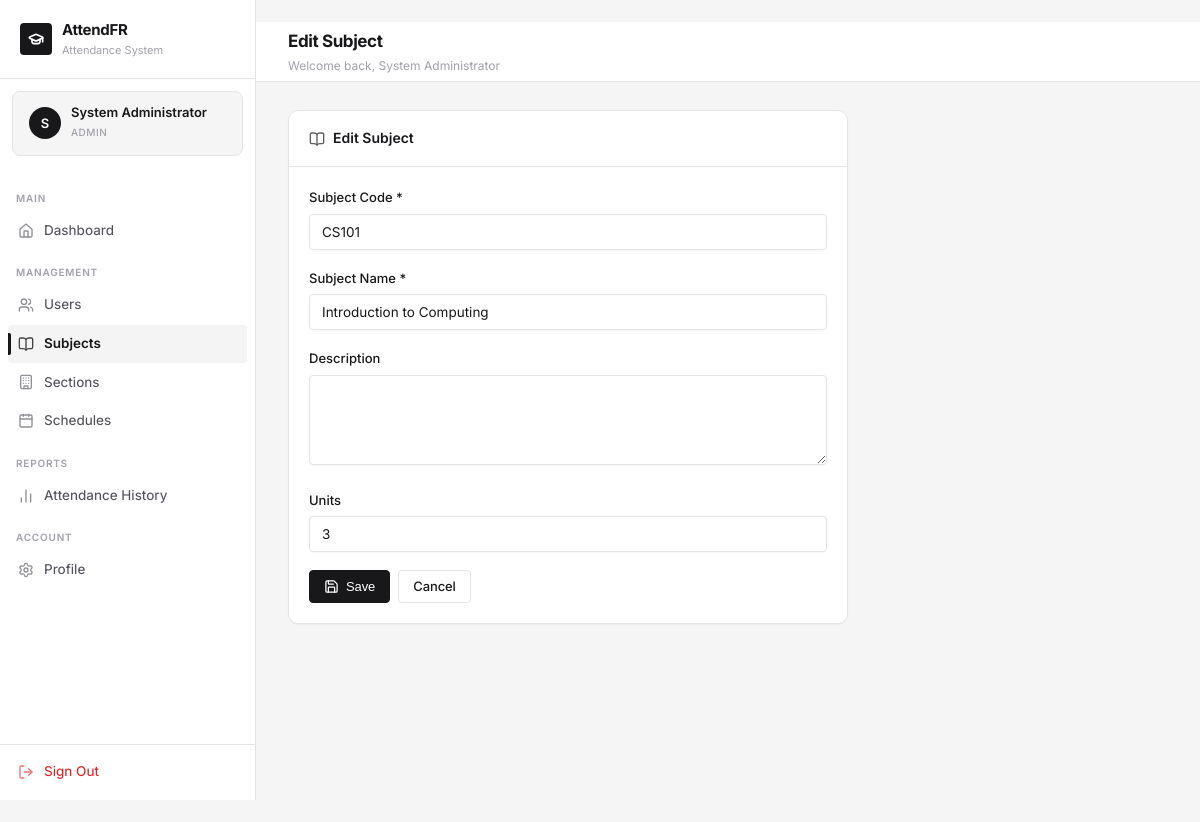
/subjects/1/edit/ (signed in), run on the app's committed database.
### accounts/models.py (models this page shows, shortened)
class CustomUser(AbstractUser):
    ROLE_CHOICES = (
        ('admin', 'Admin'),
        ('teacher', 'Teacher'),
        ('student', 'Student'),
    )
    role = models.CharField(max_length=10, choices=ROLE_CHOICES, default='student')
    profile_image = models.ImageField(upload_to='profiles/', blank=True, null=True)
    phone = models.CharField(max_length=20, blank=True)
    class Meta:
        verbose_name = 'User'
        verbose_name_plural = 'Users'

### core/models.py (models this page shows, shortened)
class Subject(models.Model):
    name = models.CharField(max_length=150)
    code = models.CharField(max_length=20, unique=True)
    description = models.TextField(blank=True)
    units = models.PositiveSmallIntegerField(default=3)
    created_at = models.DateTimeField(auto_now_add=True)
    class Meta:
        ordering = ['code']
        verbose_name = 'Subject'
        verbose_name_plural = 'Subjects'

### core/views.py (the view)
# urls.py: path('subjects/<int:pk>/edit/', views.subject_edit, name='subject_edit'),
@login_required
@admin_required
def subject_edit(request, pk):
    subject = get_object_or_404(Subject, pk=pk)
    form = SubjectForm(request.POST or None, instance=subject)
    if request.method == 'POST' and form.is_valid():
        form.save()
        messages.success(request, 'Subject updated.')
        return redirect('subject_list')
    return render(request, 'core/subject_form.html', {'form': form, 'title': 'Edit Subject', 'subject': subject})

### core/forms.py
class SubjectForm(forms.ModelForm):
    class Meta:
        model = Subject
        fields = ['code', 'name', 'description', 'units']
        widgets = {
            'code': forms.TextInput(attrs={'class': 'form-control'}),
            'name': forms.TextInput(attrs={'class': 'form-control'}),
            'description': forms.Textarea(attrs={'class': 'form-control', 'rows': 3}),
            'units': forms.NumberInput(attrs={'class': 'form-control'}),
        }

### templates/core/subject_form.html (shortened to what this page needs)
{% extends 'base.html' %}
{% block page_title %}{{ title }}{% endblock %}
{% block content %}
<div class="card" style="max-width:560px;">
  <div class="card-header"><span class="card-title"><i data-lucide="book-open"></i> {{ title }}</span></div>
  <div class="card-body">
    <form method="post">
      <div class="form-group">
        <label class="form-label">Subject Code *</label>
        {{ form.code }}
      </div>
      <div class="form-group">
        <label class="form-label">Subject Name *</label>
        {{ form.name }}
      </div>
      <div class="form-group">
        <label class="form-label">Description</label>
        {{ form.description }}
      </div>
      <div class="form-group">
        <label class="form-label">Units</label>
        {{ form.units }}
      </div>
      <div class="flex gap-1 mt-2">
        <button type="submit" class="btn btn-primary"><i data-lucide="save"></i> Save</button>
        <a href="{% url 'subject_list' %}" class="btn btn-outline">Cancel</a>
      </div>
    </form>
  </div>
</div>
{% endblock %}

### templates/base.html (shortened to what this page needs)
{% load static %}
<!DOCTYPE html>
<html lang="en">
<head>
  <link rel="stylesheet" href="{% static 'css/style.css' %}">
</head>
<body>
{% if user.is_authenticated %}
<div class="app-layout">
  <aside class="sidebar" id="sidebar">
    <div class="sidebar-logo">
      <div class="sidebar-logo-icon"><i data-lucide="graduation-cap"></i></div>
      <div class="sidebar-logo-text">
        <h2>AttendFR</h2>
        <p>Attendance System</p>
      </div>
    </div>
    <div class="sidebar-user">
      {% if user.profile_image %}
        <img src="{{ user.profile_image.url }}" class="sidebar-user-avatar" alt="{{ user.username }}">
      {% else %}
        <div class="sidebar-user-avatar">{{ user.first_name|first|default:user.username|first|upper }}</div>
      {% endif %}
      <div class="sidebar-user-info">
        <div class="name">{{ user.get_full_name|default:user.username }}</div>
        <span class="role-badge {{ user.role }}">{{ user.get_role_display }}</span>
      </div>
    </div>
    <nav class="sidebar-nav">
      <div class="nav-section-label">Main</div>
      <a href="{% url 'dashboard' %}" class="nav-item {% if request.resolver_match.url_name == 'dashboard' %}active{% endif %}">
        <span class="icon"><i data-lucide="home"></i></span> Dashboard
      </a>
      {% if user.role == 'admin' %}
      <div class="nav-section-label">Management</div>
      <a href="{% url 'user_list' %}" class="nav-item {% if 'user' in request.resolver_match.url_name %}active{% endif %}">
        <span class="icon"><i data-lucide="users"></i></span> Users
      </a>
      <a href="{% url 'subject_list' %}" class="nav-item {% if 'subject' in request.resolver_match.url_name %}active{% endif %}">
        <span class="icon"><i data-lucide="book-open"></i></span> Subjects
      </a>
      <a href="{% url 'section_list' %}" class="nav-item {% if 'section' in request.resolver_match.url_name %}active{% endif %}">
        <span class="icon"><i data-lucide="building"></i></span> Sections
      </a>
      <a href="{% url 'schedule_list' %}" class="nav-item {% if 'schedule' in request.resolver_match.url_name %}active{% endif %}">
        <span class="icon"><i data-lucide="calendar"></i></span> Schedules
      </a>
      <div class="nav-section-label">Reports</div>
      <a href="{% url 'attendance_history' %}" class="nav-item {% if 'history' in request.resolver_match.url_name %}active{% endif %}">
        <span class="icon"><i data-lucide="bar-chart-2"></i></span> Attendance History
      </a>
      {% elif user.role == 'teacher' %}
      <div class="nav-section-label">Teaching</div>
      <a href="{% url 'attendance_history' %}" class="nav-item {% if 'history' in request.resolver_match.url_name %}active{% endif %}">
        <span class="icon"><i data-lucide="bar-chart-2"></i></span> My Sessions
      </a>
      {% endif %}
      <div class="nav-section-label">Account</div>
      <a href="{% url 'profile' %}" class="nav-item {% if request.resolver_match.url_name == 'profile' %}active{% endif %}">
        <span class="icon"><i data-lucide="settings"></i></span> Profile
      </a>
    </nav>
    <div class="sidebar-footer">
      <a href="{% url 'logout' %}" class="nav-item" style="color: var(--danger);">
        <span class="icon"><i data-lucide="log-out"></i></span> Sign Out
      </a>
    </div>
  </aside>
  <main class="main-content">
    <header class="top-header">
      <div class="header-title">
        <h1>{% block page_title %}Dashboard{% endblock %}</h1>
        {% block page_subtitle %}<p>Welcome back, {{ user.get_full_name|default:user.username }}</p>{% endblock %}
      </div>
    </header>
    <div class="page-content">
      {% block content %}{% endblock %}
    </div>
  </main>
</div>
{% else %}
  {% block auth_content %}{% endblock %}
{% endif %}
</body>
</html>

### data on the page
CustomUser: first_name|first "S", get_full_name "System Administrator", role "ADMIN"
Subject: code "CS101", name "Introduction to Computing", units "3"

### other printed values
{{ title }} "Edit Subject"
